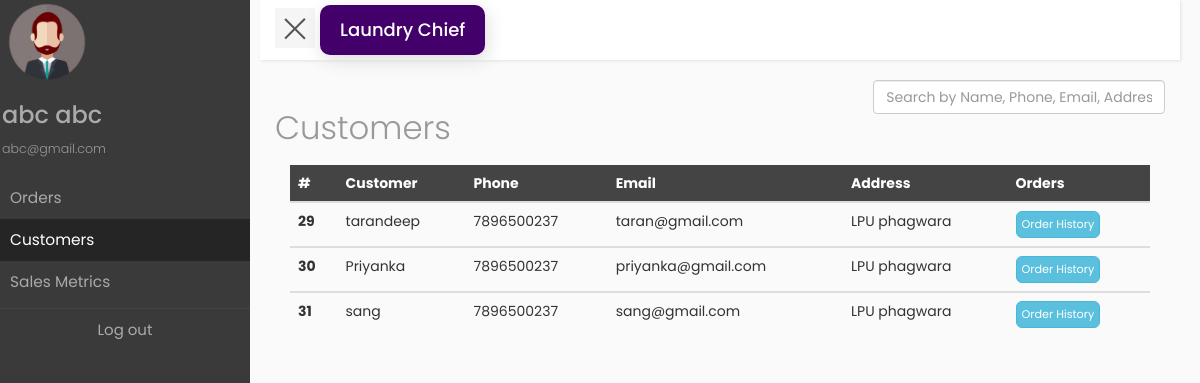
/../dashboard/customers (signed in), run on the app's committed database.
### home/models.py (models this page shows, shortened)
class CustomUser(AbstractUser):
    age = models.PositiveIntegerField(null=True, blank=True)

### dashboard/models.py (models this page shows, shortened)
class Customer(models.Model):
	cust_name = models.CharField(max_length = 120)
	cust_email = models.EmailField(max_length = 120)
	cust_phone = models.CharField(max_length=10)
	cust_address = models.CharField(max_length = 250)
	added_on = models.DateTimeField(auto_now_add=True)

### dashboard/views.py (the view)
# urls.py: path('customers', views.customers, name='customers'),
def customers(request):																				#Customer page view
	customerList = Customer.objects.all()
	return render(request, 'dashboard/customers.html', {'customerList' : customerList})

### dashboard/templates/dashboard/customers.html (shortened to what this page needs)
{% load static %}
{% load widget_tweaks %}
<!doctype html>
<html lang="en">
<head>
    <link rel="stylesheet" href="https://maxcdn.bootstrapcdn.com/bootstrap/3.4.0/css/bootstrap.min.css" />
    <link rel="stylesheet" href="http://code.jquery.com/ui/1.8.18/themes/base/jquery-ui.css" type="text/css" media="all" />
    <link rel = "stylesheet" href = "{% static 'css/dashboard.css' %}">
    <link href = "{% static '/css/smart_cart.min.css' %}" rel="stylesheet" type="text/css" />
</head>
{% if user.is_authenticated %}
<body>
    <div class="wrapper">
        <nav id="sidebar">
            <div class="sidebar-header">
                <span style="padding: 5px"><img src="{% static 'assets/male.png' %}" style="width: 80px; height: 80px"></span>
                <h3>{{ user.first_name }} {{user.last_name }}</h3>
                <p>{{ user.email }} </p>
            </div>
            <ul class="list-unstyled components">
                <li><a href="{% url 'dashboard' %}">Orders</a></li>
                <li class="active"><a href="{% url 'customers' %}">Customers</a></li>
                <li><a href="{% url 'salesMetrics' %}">Sales Metrics</a></li>
            </ul>
            <ul class="list-unstyled sidebar-bottom" style="text-align: center;">
                <li><a href="{% url 'logout' %}" >Log out</a></li>
            </ul>
        </nav>
        <div id="content">
            <nav class="navbar navbar-expand-lg navbar-light bg-light p-0 mt-0">
                <div class="container-fluid">
                    <button type="button" id="sidebarCollapse" class="navbar-btn" style="float: left;">
                        <span></span>
                    </button>
                    <div class="navbar-brand-container">
                        <h2 class="navbar-brand">Laundry Chief</h2>
                    </div>
                </div>
            </nav>
            <div class="container-fluid">
                <div class="row">
                    <div class="col-md-4">
                        <h1><p>Customers</p></h1>
                    </div>
                    <div class="col-md-8">
                        <input type="text" id="search" class="col-sm-4 form-control" style="float:right;width:50%;right:0" placeholder="Search by Name, Phone, Email, Address.."/>
                    </div>
                </div>
                <div class="container-fluid" style="overflow-y:scroll;max-height: 500px">
                    <table class="table" >
                        <thead class="thead-dark" style="background-color: #444; color: white">
                            <tr>
                                <th scope="col">#</th>
                                <th scope="col">Customer</th>
                                <th scope="col">Phone</th>
                                <th scope="col">Email</th>
                                <th scope="col">Address</th>
                                <th scope="col">Orders</th>
                            </tr>
                        </thead>
                        {% for customer in customerList %}
                        <tbody>
                            <tr>
                                <th scope="row">{{ customer.id }}</th>
                                <td id="name-data">{{ customer.cust_name }}</td>
                                <td>{{ customer.cust_phone }}</td>
                                <td>{{ customer.cust_email }}</td>
                                <td>{{ customer.cust_address }}</td>
                                <td><button type="button" id="orderHistoryButton" class="btn btn-info btn-lg" data-catid="{{customer.cust_name}}" data-toggle="modal" data-target="#myModal" style="font-size: 0.8em;padding:5px">Order History</button></td>
                            </tr>
                        </tbody>
                        {% endfor %}
                    </table>
                </div>
            </div>
        </div>
    </div>
</body>
{% else %}
<body>
    <div class="container-fluid">
        <h1>Ooops. you need to log in first</h1><a href="{% url 'login' %}"<button class="btn btn-primary"></button>Login Here</a>
    </div>
</body>
{% endif %}
</html>

### dashboard/static/css/dashboard.css (style rules this page uses)
body { font-family: 'Poppins', sans-serif; background: #fafafa; }
p { font-family: 'Poppins', sans-serif; font-size: 0.9em; font-weight: 300; line-height: 1.7em; color: #999; }
a, a:hover, a:focus { color: inherit; text-decoration: none; transition: all 0.3s; }
.navbar { top: 0px; background: #fff; border: none; border-radius: 0; margin-bottom: 20px; box-shadow: 1px 1px 3px rgba(0, 0, 0, 0.1); }
.navbar-btn { box-shadow: none; outline: none !important; border: none; margin-right: 20px; }
.navbar-brand { display: block; background-color: #44006a; border-radius: 10px; padding-left: 20px; padding-right:20px; box-shadow: 2px 5px 18px #ddd; margin:5px; }
.navbar-brand { color: white; }
.wrapper { display: flex; width: 100%; align-items: stretch; perspective: 1500px; }
#sidebar { min-width: 250px; max-width: 250px; background: #7386D5; color: #aaa; transition: all 0.6s cubic-bezier(0.945, 0.020, 0.270, 0.665); transform-origin: bottom left; background-color: #3a3a3a; }
#sidebar .sidebar-header { padding: 2px; }
#sidebar ul.components { padding: 5px 0; border-bottom: 1px solid #444; }
#sidebar ul.components li a { padding: 10px; font-size: 1.1em; display: block; }
#sidebar ul.components li.active > a, a[aria-expanded="true"] { color: #fff; background: #252525; }
.sidebar-bottom a { font-size: 15px; }
#content { width: 100%; padding-left: 10px; padding-right: 20px; min-height: 100vh; transition: all 0.3s; }
#sidebarCollapse { width: 40px; height: 40px; background: #f5f5f5; cursor: pointer; }
#sidebarCollapse span { width: 100%; height: 2px; margin: 0 auto; display: block; background: #555; transition: all 0.8s cubic-bezier(0.810, -0.330, 0.345, 1.375); transition-delay: 0.2s; }
#sidebarCollapse span:last-of-type { transform: rotate(-45deg) translate(1px, -1px); }

### data on the page
CustomUser: first_name "abc", last_name "abc", email "abc@gmail.com"
Customer: id "29", cust_name "tarandeep", cust_phone "7896500237", cust_email "taran@gmail.com", cust_address "LPU phagwara"
Customer: id "30", cust_name "Priyanka", cust_phone "7896500237", cust_email "priyanka@gmail.com", cust_address "LPU phagwara"
Customer: id "31", cust_name "sang", cust_phone "7896500237", cust_email "sang@gmail.com", cust_address "LPU phagwara"
